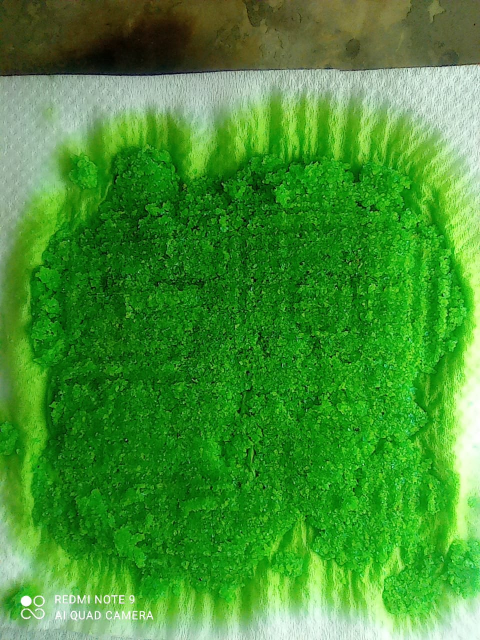
#> input picture Green Calculation/Excess CuSO4 1.jpeg, 960 x 1280 px, found by its file name (shown at 1/2 size)
$ python 'color hsv space.py'
#> lines starting #> are read from the running program, lines starting #| are printed output that depends on the picture; after the words box and inside, x2 and y2 are one past the last pixel; in counts of white or black regions, pixels touching at a corner belong together
# Imports
import cv2
import numpy as np
from scipy.fftpack import sc_diff

# Read image
imagePath = "D:\OneDrive - Indian Institute of Technology Guwahati\Work Related\Image Analysis Color Percentage/"
img = cv2.imread(imagePath+"Excess CuSO4 1.jpeg")
#> img is the input picture: shape (1280, 960, 3); mean B, G, R 50.7, 146.9, 68

# # Here, you define your target color as
# # a tuple of three values: RGB
# green = [130, 158, 0]

# # You define an interval that covers the values
# # in the tuple and are below and above them by 20
# diff = 20
scale = 0.7

# Calculate the new dimensions
width = int(img.shape[1]* scale)
#> width = 672
height = int(img.shape[0]* scale)
#> height = 896
newSize = (width, height)
#> newSize = (672, 896)

# Resize the image:
img = cv2.resize(img, newSize, None, None, None, cv2.INTER_AREA)
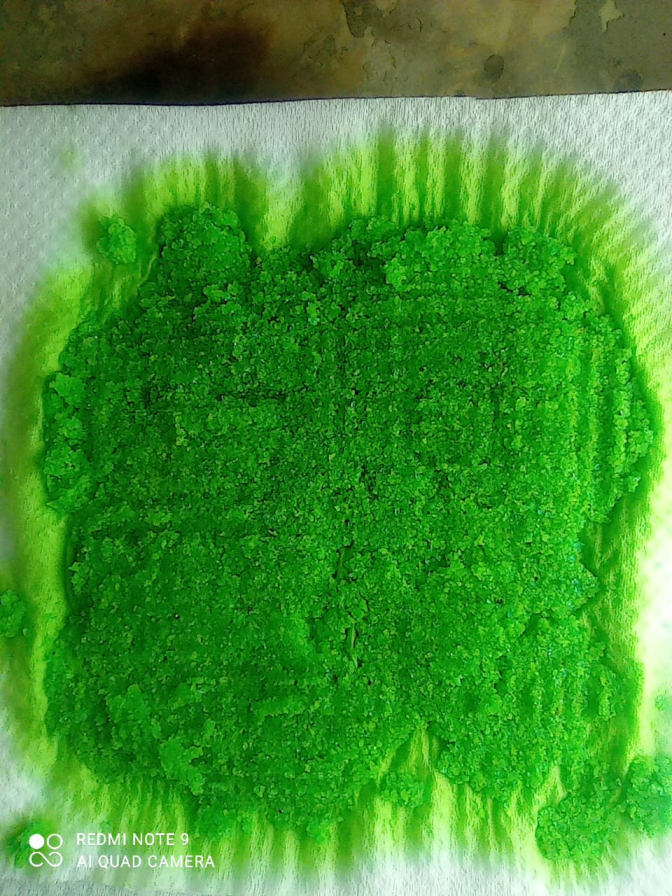
#> img: shape (896, 672, 3); mean B, G, R 50.7, 146.9, 68

# check out the image resized:
cv2.imshow("img resized", img)
cv2.waitKey(0)
# The HSV mask values, defined for the green color:
# lowerValues = np.array([29, 89, 70])
# upperValues = np.array([179, 255, 255])

lowerValues = np.array([27, 88, 90])
upperValues = np.array([58, 242, 231])

# Convert the image to HSV:
hsvImage = cv2.cvtColor(img, cv2.COLOR_BGR2HSV)
#> hsvImage: shape (896, 672, 3); mean H, S, V 54.3, 180.2, 147.2

# Create the HSV mask
hsvMask = cv2.inRange(hsvImage, lowerValues, upperValues)
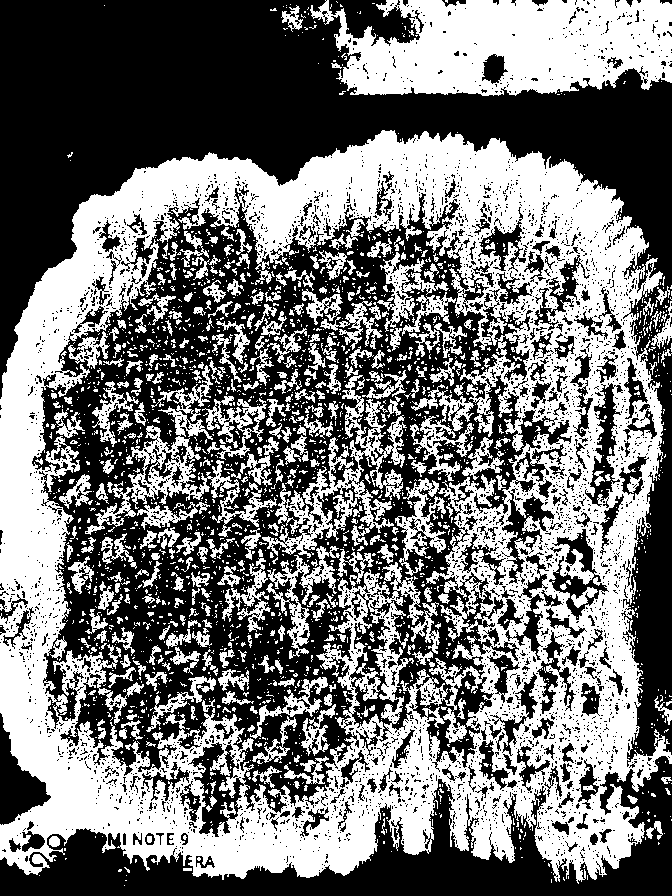
#> hsvMask: shape (896, 672); 46% white; 2257 white regions (1905 under 20 px), largest, box (x1, y1, x2, y2) and area: (0, 130, 672, 884) 186307, (310, 0, 672, 96) 25837, (262, 375, 407, 558) 6439

# AND mask & input image:
hsvOutput = cv2.bitwise_and(img, img, mask=hsvMask)
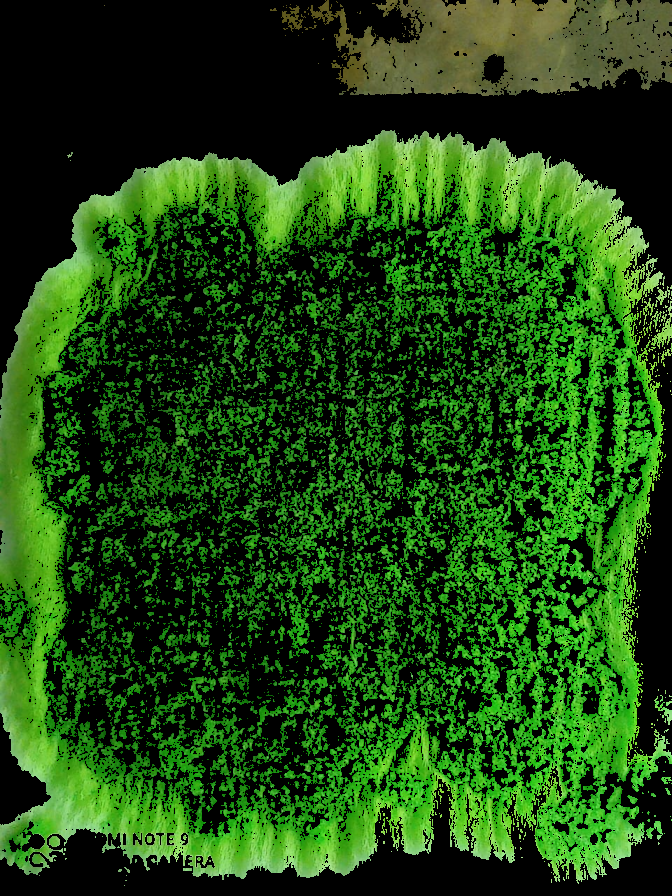
#> hsvOutput: shape (896, 672, 3); mean B, G, R 17.3, 72.3, 30.1

cv2.imshow("ANDed mask", hsvOutput)
cv2.waitKey(0)

    # You can use the mask to count the number of white pixels.
    # Remember that the white pixels in the mask are those that
    # fall in your defined range, that is, every white pixel corresponds
    # to a green pixel. Divide by the image size and you got the
    # percentage of green pixels in the original image:
ratio_green = cv2.countNonZero(hsvMask)/(img.size/3)
#> ratio_green = 0.46

    # This is the color percent calculation, considering the resize I did earlier.
colorPercent = (ratio_green * 100)
#> colorPercent = 46.05

    # Print the color percent, use 2 figures past the decimal point
print('green pixel percentage:', np.round(colorPercent, 2))
#| green pixel percentage: 46.05

    # numpy's hstack is used to stack two images horizontally,
    # so you see the various images generated in one figure:
cv2.imshow("images", np.hstack([img, hsvOutput]))
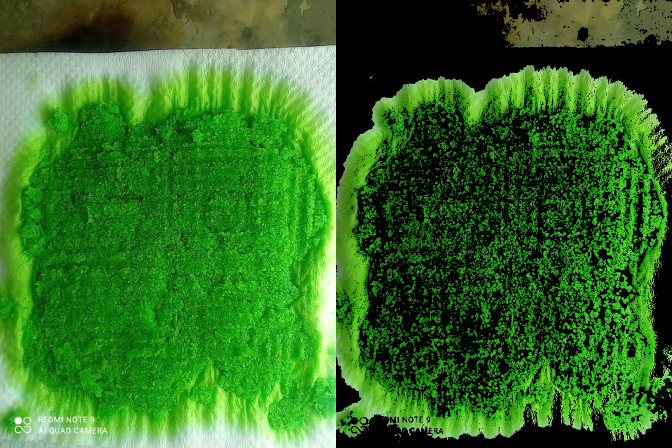
#> window 'images': shape (896, 1344, 3) (shown at 1/2 size); mean B, G, R 34, 109.6, 49
cv2.waitKey(0)

# Be aware that opencv loads image in BGR format,
# that's why the color values have been adjusted here:
# boundaries = [([green[2], green[1]-diff, green[0]-diff],
#            [green[2]+diff, green[1]+diff, green[0]+diff])]

# Scale your BIG image into a small one:


# for each range in your boundary list:
# for (lower, upper) in boundaries:

#     # You get the lower and upper part of the interval:
#     lower = np.array(lower, dtype=np.uint8)
#     upper = np.array(upper, dtype=np.uint8)

#     # cv2.inRange is used to binarize (i.e., render in white/black) an image
#     # All the pixels that fall inside your interval [lower, uipper] will be white
#     # All the pixels that do not fall inside this interval will
#     # be rendered in black, for all three channels:
#     mask = cv2.inRange(img, lower, upper)

#     # Check out the binary mask:
#     cv2.imshow("binary mask", mask)
#     cv2.waitKey(0)

#     # Now, you AND the mask and the input image
#     # All the pixels that are white in the mask will
#     # survive the AND operation, all the black pixels
#     # will remain black
#     output = cv2.bitwise_and(img, img, mask=mask)

#     # Check out the ANDed mask:
#     cv2.imshow("ANDed mask", output)
#     cv2.waitKey(0)

#     # You can use the mask to count the number of white pixels.
#     # Remember that the white pixels in the mask are those that
#     # fall in your defined range, that is, every white pixel corresponds
#     # to a green pixel. Divide by the image size and you got the
#     # percentage of green pixels in the original image:
#     ratio_green = cv2.countNonZero(mask)/(img.size/3)

#     # This is the color percent calculation, considering the resize I did earlier.
#     colorPercent = (ratio_green * 100)  / scalePercent

#     # Print the color percent, use 2 figures past the decimal point
#     print('green pixel percentage:', np.round(colorPercent, 2))

#     # numpy's hstack is used to stack two images horizontally,
#     # so you see the various images generated in one figure:
#     cv2.imshow("images", np.hstack([img, output]))
#     cv2.waitKey(0)

$ run again, with Green Calculation/Excess CuSO4 2.jpeg copied over Green Calculation/Excess CuSO4 1.jpeg
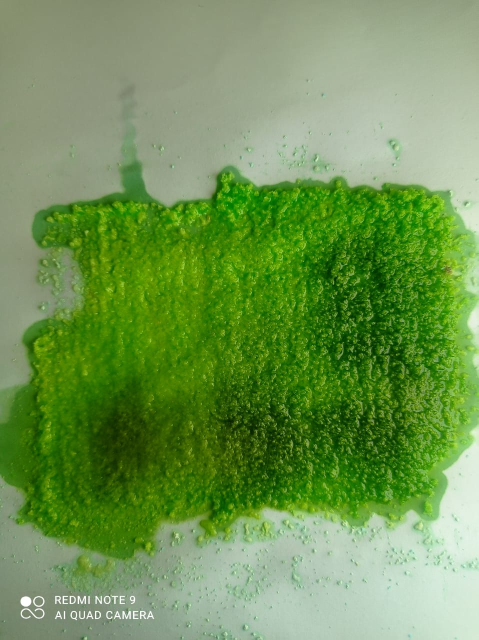
#> input picture Green Calculation/Excess CuSO4 2.jpeg, 957 x 1280 px, found by its file name (shown at 1/2 size)
#> img is the input picture: shape (1280, 957, 3); mean B, G, R 82.5, 149.8, 111.5
#> img: shape (896, 669, 3)
#> hsvImage: shape (896, 669, 3); mean H, S, V 48.2, 134.3, 149.8
#> `hsvMask = cv2.inRange(hsvImage, lowerValues, upperValues)`:
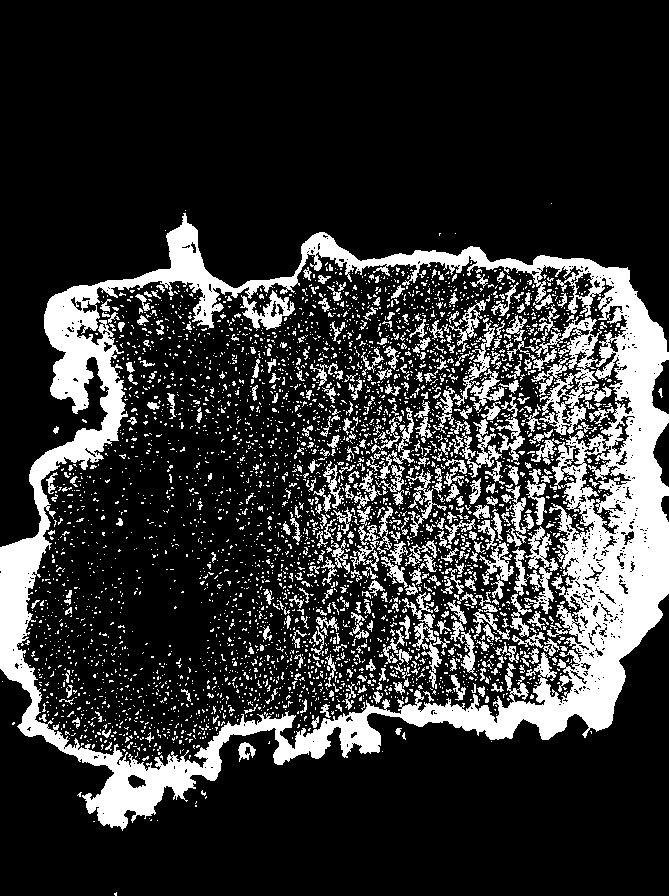
#> hsvMask: shape (896, 669); 19.9% white; 3962 white regions (3550 under 20 px), largest, box (x1, y1, x2, y2) and area: (0, 213, 669, 831) 67073, (531, 316, 602, 435) 3035, (524, 526, 559, 614) 1119
#> ratio_green = 0.199
#> colorPercent = 19.85
#| green pixel percentage: 19.85
#> `cv2.imshow("images", np.hstack([img, hsvOutput]))`:
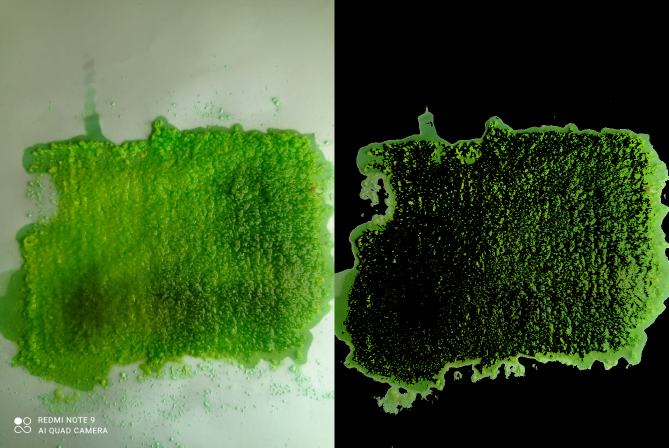
#> window 'images': shape (896, 1338, 3) (shown at 1/2 size); mean B, G, R 45, 89.2, 64.4

$ run again, with Green Calculation/Excess CuSO4 3.jpeg copied over Green Calculation/Excess CuSO4 1.jpeg
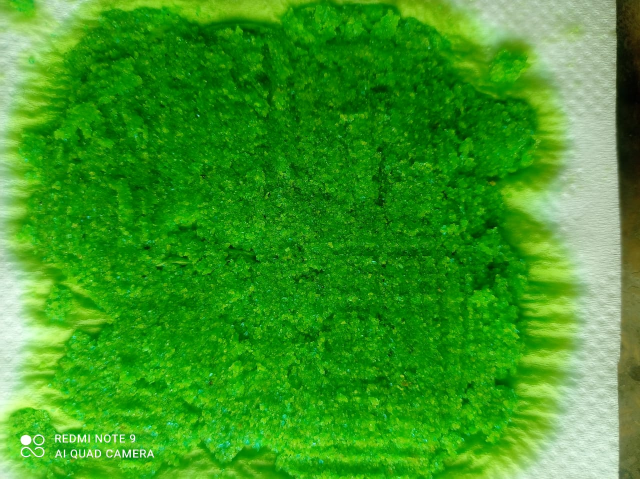
#> input picture Green Calculation/Excess CuSO4 3.jpeg, 1280 x 957 px, found by its file name (shown at 1/2 size)
#> img is the input picture: shape (957, 1280, 3); mean B, G, R 35.2, 153.7, 58.5
#> img: shape (669, 896, 3)
#> hsvImage: shape (669, 896, 3); mean H, S, V 54.1, 208.5, 153.7
#> `hsvMask = cv2.inRange(hsvImage, lowerValues, upperValues)`:
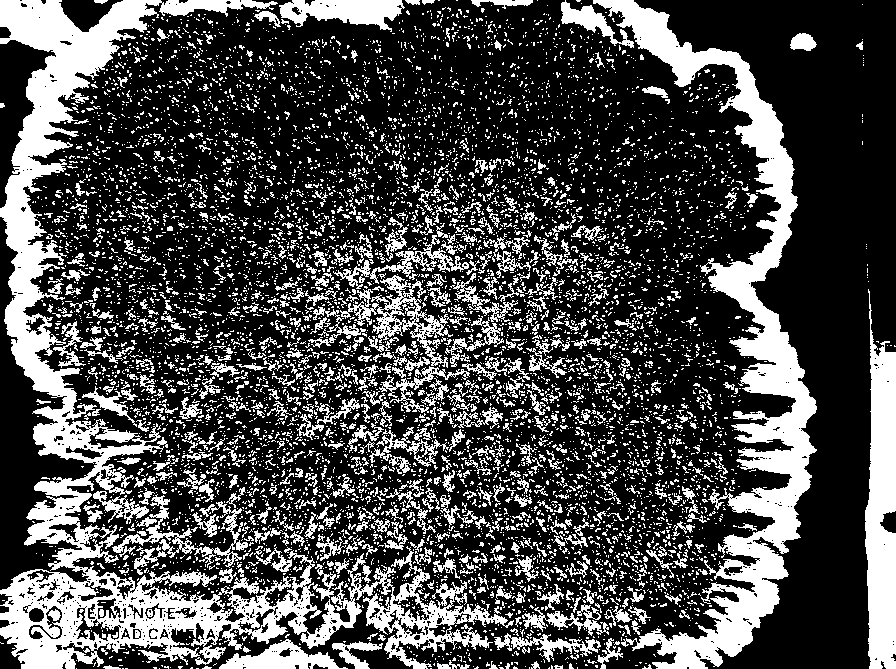
#> hsvMask: shape (669, 896); 29% white; 7883 white regions (7180 under 20 px), largest, box (x1, y1, x2, y2) and area: (0, 0, 514, 669) 49530, (593, 0, 817, 669) 29142, (865, 289, 896, 669) 8496
#> ratio_green = 0.29
#> colorPercent = 29
#| green pixel percentage: 29.0
#> `cv2.imshow("images", np.hstack([img, hsvOutput]))`:
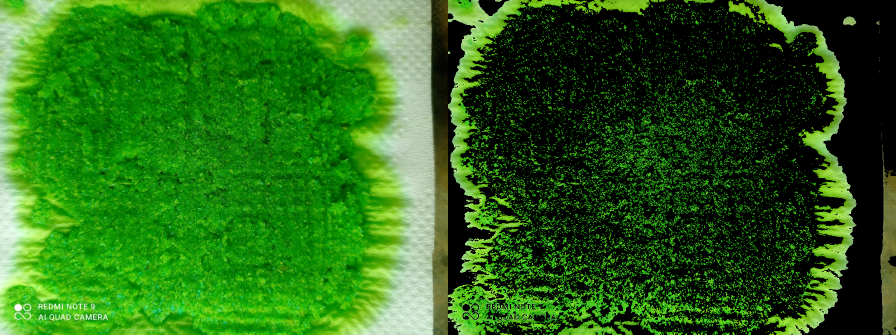
#> window 'images': shape (669, 1792, 3) (shown at 1/2 size); mean B, G, R 22.7, 101.9, 40.6
